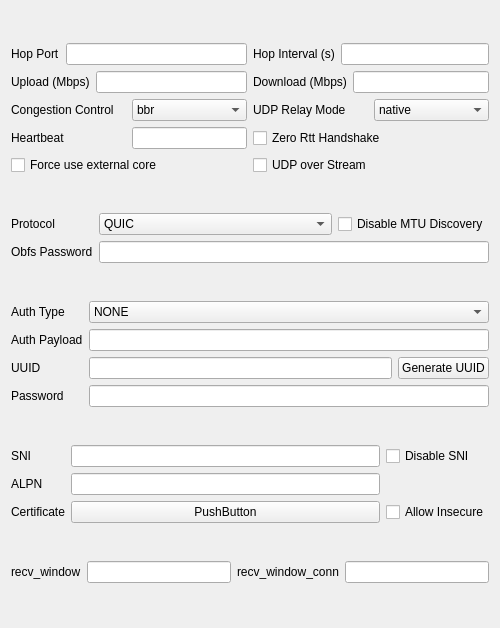
<?xml version="1.0" encoding="UTF-8"?>
<ui version="4.0">
 <class>EditQUIC</class>
 <widget class="QWidget" name="EditQUIC">
  <property name="geometry">
   <rect>
    <x>0</x>
    <y>0</y>
    <width>500</width>
    <height>628</height>
   </rect>
  </property>
  <property name="windowTitle">
   <string notr="true">EditHysteria</string>
  </property>
  <layout class="QVBoxLayout" name="verticalLayout">
   <item>
    <layout class="QGridLayout" name="upBox">
     <item row="3" column="0">
      <layout class="QHBoxLayout" name="heartbeatLay">
       <item>
        <widget class="QLabel" name="heartbeat_l">
         <property name="text">
          <string>Heartbeat</string>
         </property>
        </widget>
       </item>
       <item>
        <widget class="QLineEdit" name="heartbeat">
         <property name="sizePolicy">
          <sizepolicy hsizetype="Preferred" vsizetype="Fixed">
           <horstretch>0</horstretch>
           <verstretch>0</verstretch>
          </sizepolicy>
         </property>
        </widget>
       </item>
      </layout>
     </item>
     <item row="0" column="0">
      <layout class="QHBoxLayout" name="hopPortLay">
       <item>
        <widget class="QLabel" name="hopPort_l">
         <property name="text">
          <string>Hop Port</string>
         </property>
        </widget>
       </item>
       <item>
        <widget class="QLineEdit" name="hopPort"/>
       </item>
      </layout>
     </item>
     <item row="2" column="0">
      <layout class="QHBoxLayout" name="congestionControlLay">
       <item>
        <widget class="QLabel" name="congestionControl_l">
         <property name="text">
          <string>Congestion Control</string>
         </property>
        </widget>
       </item>
       <item>
        <widget class="QComboBox" name="congestionControl">
         <item>
          <property name="text">
           <string notr="true">bbr</string>
          </property>
         </item>
         <item>
          <property name="text">
           <string notr="true">cubic</string>
          </property>
         </item>
         <item>
          <property name="text">
           <string notr="true">new_reno</string>
          </property>
         </item>
        </widget>
       </item>
      </layout>
     </item>
     <item row="1" column="1">
      <layout class="QHBoxLayout" name="downloadMbpsLay">
       <item>
        <widget class="QLabel" name="downloadMbps_l">
         <property name="text">
          <string>Download (Mbps)</string>
         </property>
        </widget>
       </item>
       <item>
        <widget class="QLineEdit" name="downloadMbps"/>
       </item>
      </layout>
     </item>
     <item row="0" column="1">
      <layout class="QHBoxLayout" name="hopIntervalLay">
       <item>
        <widget class="QLabel" name="hopInterval_l">
         <property name="text">
          <string>Hop Interval (s)</string>
         </property>
        </widget>
       </item>
       <item>
        <widget class="QLineEdit" name="hopInterval"/>
       </item>
      </layout>
     </item>
     <item row="1" column="0">
      <layout class="QHBoxLayout" name="uploadMbpsLay">
       <item>
        <widget class="QLabel" name="uploadMbps_l">
         <property name="text">
          <string>Upload (Mbps)</string>
         </property>
        </widget>
       </item>
       <item>
        <widget class="QLineEdit" name="uploadMbps"/>
       </item>
      </layout>
     </item>
     <item row="2" column="1">
      <layout class="QHBoxLayout" name="udpRelayModeLay">
       <item>
        <widget class="QLabel" name="udpRelayMode_l">
         <property name="text">
          <string>UDP Relay Mode</string>
         </property>
        </widget>
       </item>
       <item>
        <widget class="QComboBox" name="udpRelayMode">
         <item>
          <property name="text">
           <string notr="true">native</string>
          </property>
         </item>
         <item>
          <property name="text">
           <string notr="true">quic</string>
          </property>
         </item>
        </widget>
       </item>
      </layout>
     </item>
     <item row="3" column="1">
      <widget class="QCheckBox" name="zeroRttHandshake">
       <property name="text">
        <string>Zero Rtt Handshake</string>
       </property>
      </widget>
     </item>
     <item row="4" column="1">
      <widget class="QCheckBox" name="uos">
       <property name="toolTip">
        <string notr="true">Requires sing-box server</string>
       </property>
       <property name="text">
        <string notr="true">UDP over Stream</string>
       </property>
      </widget>
     </item>
     <item row="4" column="0">
      <widget class="QCheckBox" name="forceExternal">
       <property name="text">
        <string>Force use external core</string>
       </property>
      </widget>
     </item>
    </layout>
   </item>
   <item>
    <layout class="QGridLayout" name="obfuscation">
     <item row="1" column="0">
      <widget class="QLabel" name="obfsPassword_l">
       <property name="text">
        <string>Obfs Password</string>
       </property>
      </widget>
     </item>
     <item row="0" column="0">
      <widget class="QLabel" name="hyProtocol_l">
       <property name="text">
        <string>Protocol</string>
       </property>
      </widget>
     </item>
     <item row="0" column="1">
      <layout class="QHBoxLayout" name="horizontalLayout_2">
       <item>
        <widget class="QComboBox" name="hyProtocol">
         <item>
          <property name="text">
           <string notr="true">QUIC</string>
          </property>
         </item>
         <item>
          <property name="text">
           <string notr="true">FakeTCP</string>
          </property>
         </item>
         <item>
          <property name="text">
           <string notr="true">wechat-video</string>
          </property>
         </item>
        </widget>
       </item>
       <item>
        <widget class="QCheckBox" name="disableMtuDiscovery">
         <property name="sizePolicy">
          <sizepolicy hsizetype="Maximum" vsizetype="Fixed">
           <horstretch>0</horstretch>
           <verstretch>0</verstretch>
          </sizepolicy>
         </property>
         <property name="text">
          <string>Disable MTU Discovery</string>
         </property>
        </widget>
       </item>
      </layout>
     </item>
     <item row="1" column="1">
      <widget class="QLineEdit" name="obfsPassword"/>
     </item>
    </layout>
   </item>
   <item>
    <layout class="QGridLayout" name="authentication">
     <item row="2" column="1">
      <widget class="QLineEdit" name="uuid"/>
     </item>
     <item row="0" column="0">
      <widget class="QLabel" name="authPayloadType_l">
       <property name="sizePolicy">
        <sizepolicy hsizetype="Maximum" vsizetype="Preferred">
         <horstretch>0</horstretch>
         <verstretch>0</verstretch>
        </sizepolicy>
       </property>
       <property name="text">
        <string>Auth Type</string>
       </property>
      </widget>
     </item>
     <item row="1" column="0">
      <widget class="QLabel" name="authPayload_l">
       <property name="sizePolicy">
        <sizepolicy hsizetype="Maximum" vsizetype="Preferred">
         <horstretch>0</horstretch>
         <verstretch>0</verstretch>
        </sizepolicy>
       </property>
       <property name="text">
        <string>Auth Payload</string>
       </property>
      </widget>
     </item>
     <item row="3" column="0">
      <widget class="QLabel" name="password_l">
       <property name="sizePolicy">
        <sizepolicy hsizetype="Maximum" vsizetype="Preferred">
         <horstretch>0</horstretch>
         <verstretch>0</verstretch>
        </sizepolicy>
       </property>
       <property name="text">
        <string>Password</string>
       </property>
      </widget>
     </item>
     <item row="2" column="0">
      <widget class="QLabel" name="uuid_l">
       <property name="text">
        <string notr="true">UUID</string>
       </property>
      </widget>
     </item>
     <item row="2" column="2">
      <widget class="QPushButton" name="uuidgen">
       <property name="text">
        <string>Generate UUID</string>
       </property>
      </widget>
     </item>
     <item row="3" column="1" colspan="2">
      <widget class="QLineEdit" name="password"/>
     </item>
     <item row="1" column="1" colspan="2">
      <widget class="QLineEdit" name="authPayload"/>
     </item>
     <item row="0" column="1" colspan="2">
      <widget class="QComboBox" name="authPayloadType">
       <item>
        <property name="text">
         <string notr="true">NONE</string>
        </property>
       </item>
       <item>
        <property name="text">
         <string notr="true">STRING</string>
        </property>
       </item>
       <item>
        <property name="text">
         <string notr="true">BASE64</string>
        </property>
       </item>
      </widget>
     </item>
    </layout>
   </item>
   <item>
    <layout class="QGridLayout" name="TLS" rowstretch="0,0,0">
     <item row="2" column="0">
      <widget class="QLabel" name="certificate_l">
       <property name="text">
        <string>Certificate</string>
       </property>
      </widget>
     </item>
     <item row="2" column="1">
      <widget class="QPushButton" name="certificate">
       <property name="text">
        <string notr="true">PushButton</string>
       </property>
      </widget>
     </item>
     <item row="1" column="1">
      <widget class="QLineEdit" name="alpn"/>
     </item>
     <item row="0" column="2">
      <widget class="QCheckBox" name="disableSni">
       <property name="text">
        <string>Disable SNI</string>
       </property>
      </widget>
     </item>
     <item row="0" column="1">
      <widget class="QLineEdit" name="sni"/>
     </item>
     <item row="1" column="0">
      <widget class="QLabel" name="alpn_l">
       <property name="text">
        <string notr="true">ALPN</string>
       </property>
      </widget>
     </item>
     <item row="0" column="0">
      <widget class="QLabel" name="sni_l">
       <property name="text">
        <string>SNI</string>
       </property>
      </widget>
     </item>
     <item row="2" column="2">
      <widget class="QCheckBox" name="allowInsecure">
       <property name="text">
        <string>Allow Insecure</string>
       </property>
      </widget>
     </item>
     <item row="1" column="2">
      <spacer name="alpn_sp">
       <property name="orientation">
        <enum>Qt::Orientation::Horizontal</enum>
       </property>
       <property name="sizeType">
        <enum>QSizePolicy::Policy::Maximum</enum>
       </property>
       <property name="sizeHint" stdset="0">
        <size>
         <width>40</width>
         <height>20</height>
        </size>
       </property>
      </spacer>
     </item>
    </layout>
   </item>
   <item>
    <layout class="QHBoxLayout" name="flowControlWindow">
     <item>
      <widget class="QLabel" name="streamReceiveWindow_l">
       <property name="text">
        <string notr="true">recv_window</string>
       </property>
      </widget>
     </item>
     <item>
      <widget class="QLineEdit" name="streamReceiveWindow"/>
     </item>
     <item>
      <widget class="QLabel" name="connectionReceiveWindow_l">
       <property name="text">
        <string notr="true">recv_window_conn</string>
       </property>
      </widget>
     </item>
     <item>
      <widget class="QLineEdit" name="connectionReceiveWindow"/>
     </item>
    </layout>
   </item>
  </layout>
 </widget>
 <tabstops>
  <tabstop>hopPort</tabstop>
  <tabstop>hopInterval</tabstop>
  <tabstop>uploadMbps</tabstop>
  <tabstop>downloadMbps</tabstop>
  <tabstop>congestionControl</tabstop>
  <tabstop>udpRelayMode</tabstop>
  <tabstop>heartbeat</tabstop>
  <tabstop>zeroRttHandshake</tabstop>
  <tabstop>forceExternal</tabstop>
  <tabstop>uos</tabstop>
  <tabstop>hyProtocol</tabstop>
  <tabstop>disableMtuDiscovery</tabstop>
  <tabstop>obfsPassword</tabstop>
  <tabstop>authPayloadType</tabstop>
  <tabstop>authPayload</tabstop>
  <tabstop>uuid</tabstop>
  <tabstop>uuidgen</tabstop>
  <tabstop>password</tabstop>
  <tabstop>sni</tabstop>
  <tabstop>disableSni</tabstop>
  <tabstop>alpn</tabstop>
  <tabstop>certificate</tabstop>
  <tabstop>allowInsecure</tabstop>
  <tabstop>streamReceiveWindow</tabstop>
  <tabstop>connectionReceiveWindow</tabstop>
 </tabstops>
 <resources/>
 <connections/>
</ui>
